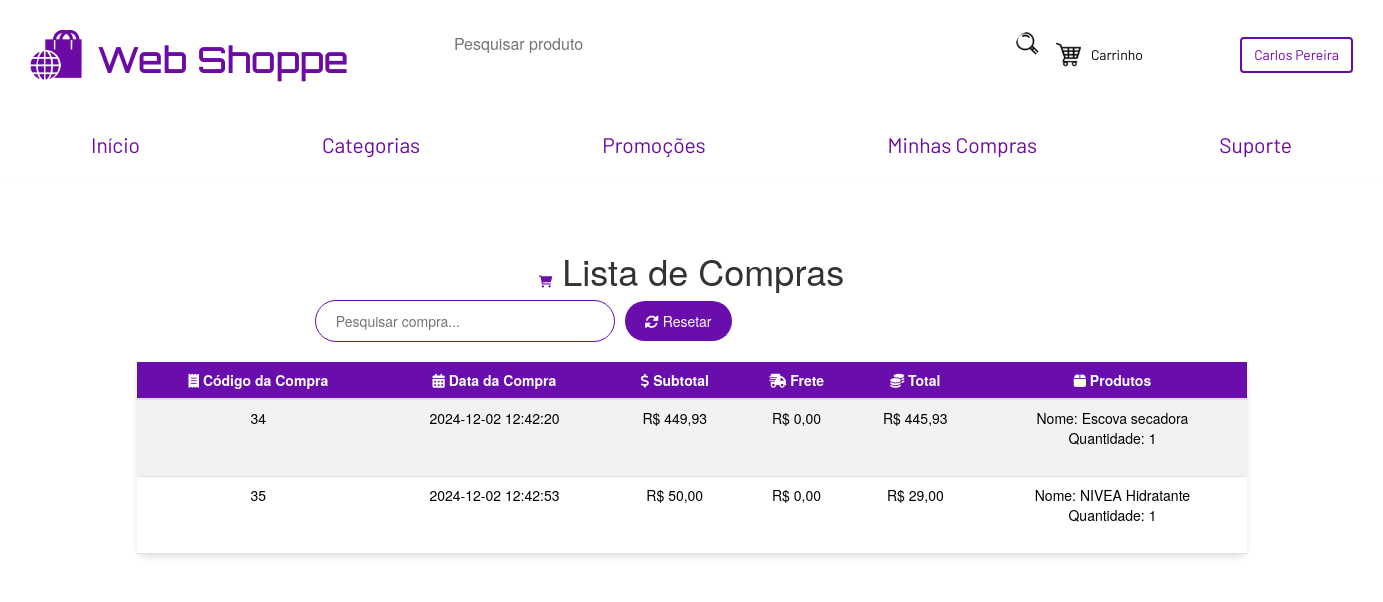
The app's page /PHP/compras.php (signed in) with its own data.
### tables this page shows
CREATE TABLE IF NOT EXISTS `usuario` (
  `cod_usuario` int(11) NOT NULL AUTO_INCREMENT,
  `cod_not` int(11) DEFAULT NULL,
  `senha` varchar(20) DEFAULT NULL,
  `email` varchar(100) DEFAULT NULL,
  `nivel` int(1) unsigned DEFAULT 1,
  `ativo` tinyint(1) DEFAULT 1,
  `cadastro` date DEFAULT NULL,
  `foto` varchar(50) DEFAULT NULL,
  `cpf` varchar(50) DEFAULT NULL,
  `tel` varchar(50) NOT NULL DEFAULT '',
  `nome` varchar(50) DEFAULT NULL,
  `cep` int(11) DEFAULT NULL,
  `endereco` varchar(50) DEFAULT NULL,
  `numero` int(11) DEFAULT NULL,
  `cidade` varchar(50) DEFAULT NULL,
  PRIMARY KEY (`cod_usuario`),
  KEY `fk_not` (`cod_not`),
  CONSTRAINT `fk_not` FOREIGN KEY (`cod_not`) REFERENCES `notificacoes` (`cod_not`)
);

CREATE TABLE IF NOT EXISTS `compras` (
  `cod_compra` int(11) NOT NULL AUTO_INCREMENT,
  `cod_usuario` int(11) NOT NULL,
  `data_reserva` datetime NOT NULL,
  `subtotal` decimal(20,6) NOT NULL DEFAULT 0.000000,
  `frete` decimal(20,6) NOT NULL DEFAULT 0.000000,
  `total` decimal(20,6) NOT NULL DEFAULT 0.000000,
  `produtos` longtext DEFAULT NULL CHECK (json_valid(`produtos`)),
  `lojas` longtext DEFAULT NULL,
  PRIMARY KEY (`cod_compra`),
  KEY `cod_usuario` (`cod_usuario`),
  CONSTRAINT `compras_ibfk_1` FOREIGN KEY (`cod_usuario`) REFERENCES `usuario` (`cod_usuario`)
);

### PHP/compras.php (the view, shortened to what this page needs)
<?php
$dbHost = "localhost";
$dbUsername = "root";
$dbPassword = "";
$dbName = "web_shoppe";
$conexao = mysqli_connect($dbHost, $dbUsername, $dbPassword, $dbName);
$usuario_id = isset($_SESSION['UsuarioID']) ? intval($_SESSION['UsuarioID']) : 0;
?>
<!DOCTYPE html>
<html lang="pt-br">
<head>
    <link href="https://cdn.jsdelivr.net/npm/bootstrap@5.3.3/dist/css/bootstrap.min.css" rel="stylesheet"
>
    <link href="https://cdnjs.cloudflare.com/ajax/libs/font-awesome/6.0.0-beta3/css/all.min.css" rel="stylesheet">
</head>
<body>
<?php require_once '../include/header_inicio.php'; ?>
<div class="container">
    <h1><i class="fas fa-shopping-cart icon"></i> Lista de Compras</h1>
    <div class="search-bar">
        <input type="text" id="search" placeholder="Pesquisar compra...">
        <button id="resetSearch"><i class="fas fa-sync-alt"></i> Resetar</button>
    </div>
    <?php
    $sql = "SELECT cod_compra, cod_usuario, data_reserva, subtotal, frete, total, produtos FROM compras WHERE cod_usuario = ?";
    $stmt = mysqli_prepare($conexao, $sql);
    if ($stmt) {
        mysqli_stmt_bind_param($stmt, "i", $usuario_id);
        mysqli_stmt_execute($stmt);
        $result = mysqli_stmt_get_result($stmt);
        if (mysqli_num_rows($result) > 0) {
            echo "<table class='table table-striped table-hover'>";
            echo "<thead>
                    <tr>
                        <th><i class='fas fa-receipt'></i> Código da Compra</th>
                        <th><i class='fas fa-calendar-alt'></i> Data da Compra</th>
                        <th><i class='fas fa-dollar-sign'></i> Subtotal</th>
                        <th><i class='fas fa-shipping-fast'></i> Frete</th>
                        <th><i class='fas fa-coins'></i> Total</th>
                        <th><i class='fas fa-box'></i> Produtos</th>
                    </tr>
                  </thead>
                  <tbody>";
            while ($row = mysqli_fetch_assoc($result)) {
                echo "<tr>";
                echo "<td>" . htmlspecialchars($row['cod_compra']) . "</td>";
                echo "<td>" . htmlspecialchars($row['data_reserva']) . "</td>";
                echo "<td>R$ " . htmlspecialchars(number_format($row['subtotal'], 2, ',', '.')) . "</td>";
                echo "<td>R$ " . htmlspecialchars(number_format($row['frete'], 2, ',', '.')) . "</td>";
                echo "<td>R$ " . htmlspecialchars(number_format($row['total'], 2, ',', '.')) . "</td>";
                $produtos = json_decode($row['produtos'], true);
                if (json_last_error() === JSON_ERROR_NONE && is_array($produtos)) {
                    echo "<td>";
                    foreach ($produtos as $produto) {
                        echo "Nome: " . htmlspecialchars($produto['nome']) . "<br>";
                        echo "Quantidade: " . htmlspecialchars($produto['quantidade']) . "<br><br>";
                    }
                    echo "</td>";
                } else {
                    echo "<td>Erro ao processar produtos.</td>";
                }
                echo "</tr>";
            }
            echo "</tbody></table>";
        } else {
            echo "<p class='alert alert-warning text-center'>Nenhuma compra encontrada.</p>";
        }
    } else {
        echo "<p class='alert alert-danger text-center'>Erro ao preparar consulta: " . mysqli_error($conexao) . "</p>";
    }
    ?>
</div>
</body>
</html>

### include/header_inicio.php (shortened to what this page needs)
<?php
require_once "../base/conex.php";
$UsuarioID = $_SESSION['UsuarioID'] ?? null;
$info = null;
if ($UsuarioID) {
    $sql = mysqli_query($con, "SELECT * FROM usuario WHERE cod_usuario = '$UsuarioID'");
    $info = mysqli_fetch_assoc($sql);
}
?>
<!DOCTYPE html>
<html lang="pt-br">
<head>
    <link rel="stylesheet" href="../CSS/header.css">
    <link href="//maxcdn.bootstrapcdn.com/bootstrap/3.3.0/css/bootstrap.min.css" rel="stylesheet" id="bootstrap-css">
</head>
<body>
    <header class="header-purple">
        <div class="logo">
            <a href="../PHP/home.php">
                <img src="../IMAGENS/logo.png" alt="Logo">
                <h1>Web Shoppe</h1>
            </a>
        </div>
        <div id="container-search">
            <form action="resultado.php" method="POST" class="search-bar">
                <input type="search" name="query" placeholder="Pesquisar produto" required>
                <input type="image" src="../IMAGENS/Header/lupa.png" alt="Buscar">
            </form>
            <a href="carrinho.php">
                <img id="img-carrinho" src="../IMAGENS/Header/carrinho.png" alt="Carrinho">
                <span>Carrinho</span>
            </a>
        </div>
        <div class="user">
            <?php if ($info): ?>
                <button class="btn btn-login" type="button" data-bs-toggle="offcanvas" data-bs-target="#offcanvasRight" aria-controls="offcanvasRight">
                    <?= htmlspecialchars($info['nome']); ?>
                </button>
            <?php endif; ?>
        </div>
    </header>
    <nav>
        <ul>
            <li><a href="../PHP/home.php">Início</a></li>
            <li><a href="../PHP/categoria.php">Categorias</a></li>
            <li><a href="../PHP/promocoes.php">Promoções</a></li>
            <li><a href="../PHP/compras.php">Minhas Compras</a></li>
            <li><a href="../PHP/suporte.php">Suporte</a></li>
        </ul>
    </nav>
    <hr>
</body>
</html>

### CSS/header.css (style rules this page uses)
:root { --c01:#6D09A4; --c02:#0000; --c03:#ffff; --f01:"Archivo", sans-serif; --f02:"Barlow", sans-serif; --f03:"Exo", sans-serif; --f04:"Orbitron", sans-serif; }
body { margin: 0; padding: 0; background-color: var(--c03); color: var(--c01); }
.btn { display: flex; flex-direction: column; align-items: center; }
.header-purple { background-color: #ffffff; padding: 20px 30px ; display: flex; align-items: center; justify-content: space-between; }
.logo > a { color: var(--c01); text-decoration: none; display: flex; font-family: var(--f04); align-items: center; }
.logo > a > img { max-width: 70px; max-height: 50px; margin-right: 15px; }
#container-search { display: flex; align-items: center; color: black; }
#container-search > a { text-decoration: none; color: black; display: flex; align-items:center; font-family: var(--f02); }
.search-bar { width: 600px; display: flex; border: 1px solid black; border-radius: 5px; align-items: center; padding-right: 5px; }
.search-bar > input[type="search"] { width: 100%; padding: 8px; font-size: 16px; border: none; border-radius: 5px; outline: none; }
.search-bar > input[type="image"] { width: 25px; height: 25px; border: none; cursor: pointer; padding: 0; margin-left: 5px; }
#img-carrinho { width: 25px; height: 25px; margin: 0 10px; }
.user { display: flex; align-items: center; flex-direction: column; text-align: center; font-family: var(--f02); color: black; }
nav > ul { list-style-type: none; margin: 20px 0; padding: 0; display: flex; justify-content: space-around; background-color: var(--c03); }
nav > ul > li { margin: 0 20px; }
nav > ul > li > a { text-decoration: none; color: var(--c01); font-size: 1.5em; padding: 10px; font-family: var(--f02); }
hr { height: 1px; width: 100%; background-color: var(--c02); }
.btn-login { background-color: white; color: var(--c01) !important; border: 2px solid var(--c01) !important; }

### PHP/compras.php (style rules this page uses)
body { background-color: #f8f9fa; font-family: 'Roboto', sans-serif; color: #495057; }
.container { margin-top: 50px; height: 100%; }
h1 { text-align: center; color: #6a0dad; margin-bottom: 30px; }
.table { border-radius: 10px; box-shadow: 0 4px 6px rgba(0, 0, 0, 0.1); background-color: #fff; }
.table th, .table td { padding: 15px; text-align: center; vertical-align: middle; }
.table th { background-color: #6a0dad; color: #fff; font-weight: bold; }
.table-striped tbody tr:nth-of-type(odd) { background-color: #f2f2f2; }
.search-bar { margin-bottom: 20px; display: flex; justify-content: flex-end; border: none !important; }
.search-bar input { border-radius: 30px; padding: 10px 20px; border: 1px solid #6a0dad; width: 300px; }
.search-bar button { background-color: #6a0dad; color: white; border: none; padding: 10px 20px; margin-left: 10px; border-radius: 30px; }
.icon { font-size: 1.2rem; color: #6a0dad; }

### records on screen
usuario: nome "Carlos Pereira"
compras: cod_compra "34", data_reserva "2024-12-02 12:42:20", subtotal "449,93", frete "0,00", total "445,93", nome "Escova secadora", quantidade "1"
compras: cod_compra "35", data_reserva "2024-12-02 12:42:53", subtotal "50,00", frete "0,00", total "29,00", nome "NIVEA Hidratante", quantidade "1"
